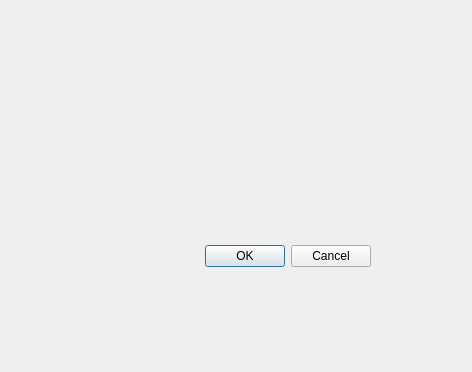
<?xml version="1.0" encoding="UTF-8"?>
<ui version="4.0">
 <class>Dialog</class>
 <widget class="QDialog" name="Dialog">
  <property name="geometry">
   <rect>
    <x>0</x>
    <y>0</y>
    <width>472</width>
    <height>372</height>
   </rect>
  </property>
  <property name="windowTitle">
   <string>Dialog</string>
  </property>
  <widget class="QDialogButtonBox" name="buttonBox">
   <property name="geometry">
    <rect>
     <x>30</x>
     <y>240</y>
     <width>341</width>
     <height>32</height>
    </rect>
   </property>
   <property name="orientation">
    <enum>Qt::Horizontal</enum>
   </property>
   <property name="standardButtons">
    <set>QDialogButtonBox::Cancel|QDialogButtonBox::Ok</set>
   </property>
  </widget>
 </widget>
 <resources/>
 <connections>
  <connection>
   <sender>buttonBox</sender>
   <signal>accepted()</signal>
   <receiver>Dialog</receiver>
   <slot>accept()</slot>
   <hints>
    <hint type="sourcelabel">
     <x>248</x>
     <y>254</y>
    </hint>
    <hint type="destinationlabel">
     <x>157</x>
     <y>274</y>
    </hint>
   </hints>
  </connection>
  <connection>
   <sender>buttonBox</sender>
   <signal>rejected()</signal>
   <receiver>Dialog</receiver>
   <slot>reject()</slot>
   <hints>
    <hint type="sourcelabel">
     <x>316</x>
     <y>260</y>
    </hint>
    <hint type="destinationlabel">
     <x>286</x>
     <y>274</y>
    </hint>
   </hints>
  </connection>
 </connections>
</ui>
